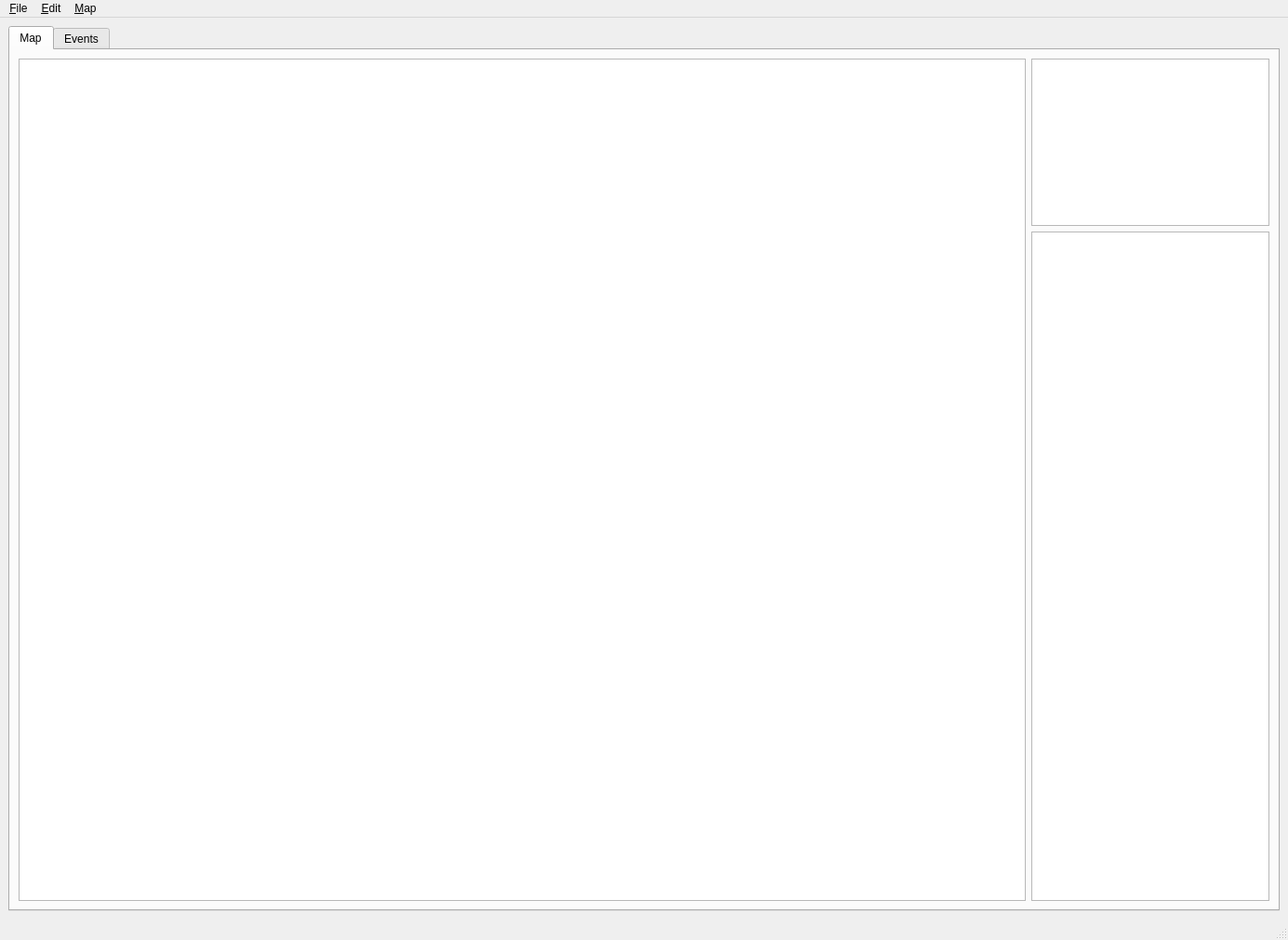
<?xml version="1.0" encoding="UTF-8"?>
<ui version="4.0">
 <class>MainWindow</class>
 <widget class="QMainWindow" name="MainWindow">
  <property name="geometry">
   <rect>
    <x>0</x>
    <y>0</y>
    <width>1385</width>
    <height>1011</height>
   </rect>
  </property>
  <property name="windowTitle">
   <string>TD Editor</string>
  </property>
  <widget class="QWidget" name="centralwidget">
   <layout class="QVBoxLayout" name="verticalLayout_2">
    <item>
     <widget class="QTabWidget" name="tabWidget">
      <property name="currentIndex">
       <number>0</number>
      </property>
      <widget class="QWidget" name="mapTab">
       <attribute name="title">
        <string>Map</string>
       </attribute>
       <layout class="QHBoxLayout" name="horizontalLayout_2" stretch="6,0">
        <item>
         <widget class="MapView" name="mapView_">
          <property name="verticalScrollBarPolicy">
           <enum>Qt::ScrollBarAlwaysOff</enum>
          </property>
          <property name="horizontalScrollBarPolicy">
           <enum>Qt::ScrollBarAlwaysOff</enum>
          </property>
         </widget>
        </item>
        <item>
         <layout class="QVBoxLayout" name="verticalLayout" stretch="1,4">
          <item>
           <widget class="SelectedView" name="selectedView_"/>
          </item>
          <item>
           <widget class="TilesView" name="tilesView_"/>
          </item>
         </layout>
        </item>
       </layout>
      </widget>
      <widget class="QWidget" name="eventsTab">
       <attribute name="title">
        <string>Events</string>
       </attribute>
       <layout class="QHBoxLayout" name="horizontalLayout">
        <item>
         <widget class="QTreeWidget" name="eventTreeWidget_">
          <column>
           <property name="text">
            <string>Stage</string>
           </property>
          </column>
          <column>
           <property name="text">
            <string>Time</string>
           </property>
          </column>
          <column>
           <property name="text">
            <string>Spawn Point</string>
           </property>
          </column>
          <column>
           <property name="text">
            <string>Number</string>
           </property>
          </column>
          <column>
           <property name="text">
            <string>Type</string>
           </property>
          </column>
         </widget>
        </item>
       </layout>
      </widget>
     </widget>
    </item>
   </layout>
  </widget>
  <widget class="QMenuBar" name="menubar">
   <property name="geometry">
    <rect>
     <x>0</x>
     <y>0</y>
     <width>1385</width>
     <height>20</height>
    </rect>
   </property>
   <widget class="QMenu" name="menuFile">
    <property name="title">
     <string>&amp;File</string>
    </property>
    <addaction name="actionNew_"/>
    <addaction name="actionOpen_"/>
    <addaction name="actionSave_"/>
    <addaction name="actionSaveAs_"/>
    <addaction name="separator"/>
    <addaction name="actionExit_"/>
   </widget>
   <widget class="QMenu" name="menuMap">
    <property name="title">
     <string>&amp;Map</string>
    </property>
    <addaction name="actionShowGrid_"/>
   </widget>
   <widget class="QMenu" name="menuEdit">
    <property name="title">
     <string>&amp;Edit</string>
    </property>
    <addaction name="actionUndo_"/>
    <addaction name="actionRedo_"/>
   </widget>
   <addaction name="menuFile"/>
   <addaction name="menuEdit"/>
   <addaction name="menuMap"/>
  </widget>
  <widget class="QStatusBar" name="statusbar"/>
  <action name="actionExit_">
   <property name="text">
    <string>E&amp;xit</string>
   </property>
   <property name="shortcut">
    <string>Ctrl+F4</string>
   </property>
  </action>
  <action name="actionNew_">
   <property name="text">
    <string>&amp;New...</string>
   </property>
   <property name="shortcut">
    <string>Ctrl+N</string>
   </property>
  </action>
  <action name="actionOpen_">
   <property name="text">
    <string>&amp;Open...</string>
   </property>
   <property name="shortcut">
    <string>Ctrl+O</string>
   </property>
  </action>
  <action name="actionSave_">
   <property name="text">
    <string>&amp;Save</string>
   </property>
   <property name="shortcut">
    <string>Ctrl+S</string>
   </property>
  </action>
  <action name="actionSaveAs_">
   <property name="text">
    <string>Save &amp;As...</string>
   </property>
   <property name="shortcut">
    <string>Ctrl+Shift+S</string>
   </property>
  </action>
  <action name="actionShowGrid_">
   <property name="checkable">
    <bool>true</bool>
   </property>
   <property name="text">
    <string>Show &amp;Grid</string>
   </property>
  </action>
  <action name="actionUndo_">
   <property name="text">
    <string>Undo</string>
   </property>
   <property name="shortcut">
    <string>Ctrl+Z</string>
   </property>
  </action>
  <action name="actionRedo_">
   <property name="text">
    <string>Redo</string>
   </property>
   <property name="shortcut">
    <string>Ctrl+Y</string>
   </property>
  </action>
 </widget>
 <customwidgets>
  <customwidget>
   <class>TilesView</class>
   <extends>QGraphicsView</extends>
   <header>tilesview.h</header>
  </customwidget>
  <customwidget>
   <class>SelectedView</class>
   <extends>QGraphicsView</extends>
   <header>selectedview.h</header>
  </customwidget>
  <customwidget>
   <class>MapView</class>
   <extends>QGraphicsView</extends>
   <header>mapview.h</header>
  </customwidget>
 </customwidgets>
 <resources/>
 <connections>
  <connection>
   <sender>actionExit_</sender>
   <signal>triggered()</signal>
   <receiver>MainWindow</receiver>
   <slot>close()</slot>
   <hints>
    <hint type="sourcelabel">
     <x>-1</x>
     <y>-1</y>
    </hint>
    <hint type="destinationlabel">
     <x>558</x>
     <y>325</y>
    </hint>
   </hints>
  </connection>
 </connections>
</ui>
